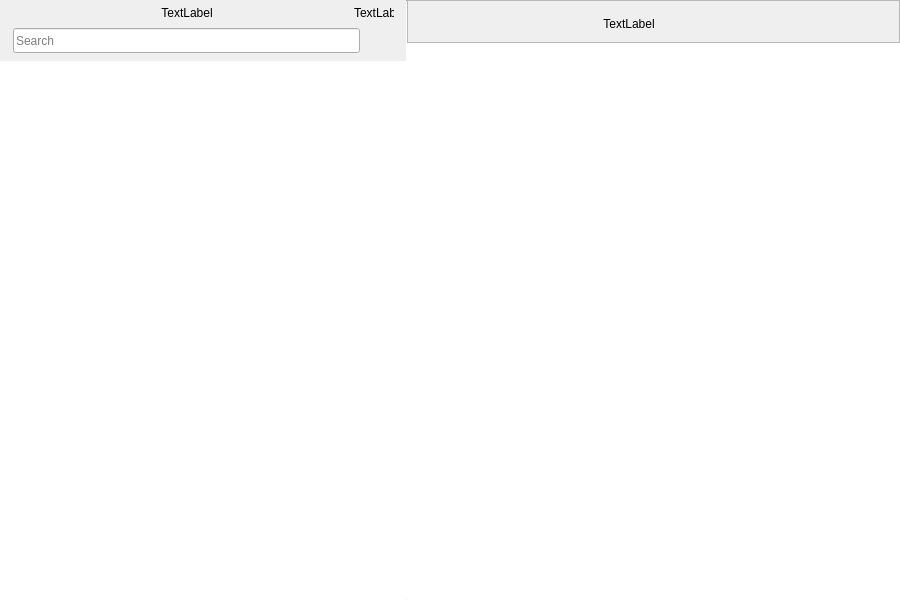
<?xml version="1.0" encoding="UTF-8"?>
<ui version="4.0">
 <class>MainWindow</class>
 <widget class="QMainWindow" name="MainWindow">
  <property name="geometry">
   <rect>
    <x>0</x>
    <y>0</y>
    <width>900</width>
    <height>600</height>
   </rect>
  </property>
  <property name="minimumSize">
   <size>
    <width>185</width>
    <height>0</height>
   </size>
  </property>
  <property name="windowTitle">
   <string>MainWindow</string>
  </property>
  <widget class="QWidget" name="centralWidget">
   <layout class="QGridLayout" name="gridLayout_2">
    <property name="leftMargin">
     <number>0</number>
    </property>
    <property name="topMargin">
     <number>0</number>
    </property>
    <property name="rightMargin">
     <number>0</number>
    </property>
    <property name="bottomMargin">
     <number>0</number>
    </property>
    <property name="spacing">
     <number>0</number>
    </property>
    <item row="0" column="0">
     <widget class="QFrame" name="frame">
      <property name="frameShape">
       <enum>QFrame::NoFrame</enum>
      </property>
      <property name="frameShadow">
       <enum>QFrame::Raised</enum>
      </property>
      <property name="lineWidth">
       <number>1</number>
      </property>
      <layout class="QVBoxLayout" name="verticalLayout">
       <property name="spacing">
        <number>0</number>
       </property>
       <property name="leftMargin">
        <number>0</number>
       </property>
       <property name="topMargin">
        <number>0</number>
       </property>
       <property name="rightMargin">
        <number>0</number>
       </property>
       <property name="bottomMargin">
        <number>0</number>
       </property>
       <item>
        <widget class="QSplitter" name="splitter">
         <property name="orientation">
          <enum>Qt::Horizontal</enum>
         </property>
         <property name="handleWidth">
          <number>0</number>
         </property>
         <widget class="QFrame" name="frameLeft">
          <property name="sizePolicy">
           <sizepolicy hsizetype="Fixed" vsizetype="Preferred">
            <horstretch>0</horstretch>
            <verstretch>0</verstretch>
           </sizepolicy>
          </property>
          <property name="minimumSize">
           <size>
            <width>185</width>
            <height>0</height>
           </size>
          </property>
          <property name="frameShape">
           <enum>QFrame::NoFrame</enum>
          </property>
          <property name="frameShadow">
           <enum>QFrame::Plain</enum>
          </property>
          <layout class="QHBoxLayout" name="horizontalLayout">
           <property name="spacing">
            <number>0</number>
           </property>
           <property name="leftMargin">
            <number>0</number>
           </property>
           <property name="topMargin">
            <number>0</number>
           </property>
           <property name="rightMargin">
            <number>0</number>
           </property>
           <property name="bottomMargin">
            <number>0</number>
           </property>
           <item>
            <layout class="QVBoxLayout" name="verticalLayout_scrollArea">
             <property name="spacing">
              <number>0</number>
             </property>
             <property name="sizeConstraint">
              <enum>QLayout::SetNoConstraint</enum>
             </property>
             <item>
              <widget class="QWidget" name="verticalSpacer_upSearchEdit2" native="true">
               <property name="sizePolicy">
                <sizepolicy hsizetype="Expanding" vsizetype="Maximum">
                 <horstretch>0</horstretch>
                 <verstretch>0</verstretch>
                </sizepolicy>
               </property>
               <layout class="QVBoxLayout" name="verticalLayout_5">
                <property name="spacing">
                 <number>0</number>
                </property>
                <property name="leftMargin">
                 <number>0</number>
                </property>
                <property name="topMargin">
                 <number>0</number>
                </property>
                <property name="rightMargin">
                 <number>0</number>
                </property>
                <property name="bottomMargin">
                 <number>0</number>
                </property>
                <item>
                 <widget class="QWidget" name="verticalSpacer_upSearchEdit" native="true">
                  <property name="minimumSize">
                   <size>
                    <width>0</width>
                    <height>0</height>
                   </size>
                  </property>
                  <property name="maximumSize">
                   <size>
                    <width>16777215</width>
                    <height>0</height>
                   </size>
                  </property>
                  <property name="styleSheet">
                   <string notr="true">QWidget{
    background-color: #ffffff;
}</string>
                  </property>
                 </widget>
                </item>
                <item>
                 <layout class="QHBoxLayout" name="horizontalLayout_3">
                  <item>
                   <spacer name="horizontalSpacer_3">
                    <property name="orientation">
                     <enum>Qt::Horizontal</enum>
                    </property>
                    <property name="sizeType">
                     <enum>QSizePolicy::Minimum</enum>
                    </property>
                    <property name="sizeHint" stdset="0">
                     <size>
                      <width>30</width>
                      <height>20</height>
                     </size>
                    </property>
                   </spacer>
                  </item>
                  <item>
                   <widget class="QLabel" name="listviewLabel1">
                    <property name="sizePolicy">
                     <sizepolicy hsizetype="Expanding" vsizetype="Preferred">
                      <horstretch>0</horstretch>
                      <verstretch>0</verstretch>
                     </sizepolicy>
                    </property>
                    <property name="text">
                     <string>TextLabel</string>
                    </property>
                    <property name="alignment">
                     <set>Qt::AlignCenter</set>
                    </property>
                   </widget>
                  </item>
                  <item>
                   <spacer name="horizontalSpacer_4">
                    <property name="orientation">
                     <enum>Qt::Horizontal</enum>
                    </property>
                    <property name="sizeType">
                     <enum>QSizePolicy::Minimum</enum>
                    </property>
                    <property name="sizeHint" stdset="0">
                     <size>
                      <width>10</width>
                      <height>20</height>
                     </size>
                    </property>
                   </spacer>
                  </item>
                  <item>
                   <widget class="QLabel" name="listviewLabel2">
                    <property name="minimumSize">
                     <size>
                      <width>40</width>
                      <height>25</height>
                     </size>
                    </property>
                    <property name="maximumSize">
                     <size>
                      <width>40</width>
                      <height>25</height>
                     </size>
                    </property>
                    <property name="text">
                     <string>TextLabel</string>
                    </property>
                   </widget>
                  </item>
                  <item>
                   <spacer name="horizontalSpacer_5">
                    <property name="orientation">
                     <enum>Qt::Horizontal</enum>
                    </property>
                    <property name="sizeType">
                     <enum>QSizePolicy::Minimum</enum>
                    </property>
                    <property name="sizeHint" stdset="0">
                     <size>
                      <width>12</width>
                      <height>20</height>
                     </size>
                    </property>
                   </spacer>
                  </item>
                 </layout>
                </item>
                <item>
                 <spacer name="verticalSpacer">
                  <property name="orientation">
                   <enum>Qt::Vertical</enum>
                  </property>
                  <property name="sizeType">
                   <enum>QSizePolicy::Minimum</enum>
                  </property>
                  <property name="sizeHint" stdset="0">
                   <size>
                    <width>20</width>
                    <height>2</height>
                   </size>
                  </property>
                 </spacer>
                </item>
                <item>
                 <layout class="QHBoxLayout" name="horizontalLayout_scrollArea_3">
                  <property name="spacing">
                   <number>0</number>
                  </property>
                  <item>
                   <spacer name="horizontalSpacer_leftSearchEdit">
                    <property name="orientation">
                     <enum>Qt::Horizontal</enum>
                    </property>
                    <property name="sizeType">
                     <enum>QSizePolicy::Minimum</enum>
                    </property>
                    <property name="sizeHint" stdset="0">
                     <size>
                      <width>13</width>
                      <height>20</height>
                     </size>
                    </property>
                   </spacer>
                  </item>
                  <item>
                   <widget class="QLineEdit" name="searchEdit">
                    <property name="sizePolicy">
                     <sizepolicy hsizetype="Preferred" vsizetype="Fixed">
                      <horstretch>0</horstretch>
                      <verstretch>0</verstretch>
                     </sizepolicy>
                    </property>
                    <property name="minimumSize">
                     <size>
                      <width>0</width>
                      <height>25</height>
                     </size>
                    </property>
                    <property name="maximumSize">
                     <size>
                      <width>16777215</width>
                      <height>22</height>
                     </size>
                    </property>
                    <property name="text">
                     <string/>
                    </property>
                    <property name="cursorPosition">
                     <number>0</number>
                    </property>
                    <property name="dragEnabled">
                     <bool>false</bool>
                    </property>
                    <property name="placeholderText">
                     <string>Search</string>
                    </property>
                   </widget>
                  </item>
                  <item>
                   <spacer name="horizontalSpacer_rightSearchEdit">
                    <property name="orientation">
                     <enum>Qt::Horizontal</enum>
                    </property>
                    <property name="sizeType">
                     <enum>QSizePolicy::Minimum</enum>
                    </property>
                    <property name="sizeHint" stdset="0">
                     <size>
                      <width>13</width>
                      <height>20</height>
                     </size>
                    </property>
                   </spacer>
                  </item>
                  <item>
                   <widget class="QPushButton" name="newNoteButton">
                    <property name="minimumSize">
                     <size>
                      <width>33</width>
                      <height>25</height>
                     </size>
                    </property>
                    <property name="maximumSize">
                     <size>
                      <width>33</width>
                      <height>25</height>
                     </size>
                    </property>
                    <property name="cursor">
                     <cursorShape>PointingHandCursor</cursorShape>
                    </property>
                    <property name="focusPolicy">
                     <enum>Qt::NoFocus</enum>
                    </property>
                    <property name="text">
                     <string/>
                    </property>
                    <property name="icon">
                     <iconset resource="images.qrc">
                      <normaloff>:/images/newNote_Regular.png</normaloff>:/images/newNote_Regular.png</iconset>
                    </property>
                    <property name="flat">
                     <bool>true</bool>
                    </property>
                   </widget>
                  </item>
                 </layout>
                </item>
                <item>
                 <spacer name="verticalSpacer_upScrollArea">
                  <property name="orientation">
                   <enum>Qt::Vertical</enum>
                  </property>
                  <property name="sizeHint" stdset="0">
                   <size>
                    <width>20</width>
                    <height>9</height>
                   </size>
                  </property>
                 </spacer>
                </item>
               </layout>
              </widget>
             </item>
             <item>
              <widget class="QListView" name="listView">
               <property name="sizePolicy">
                <sizepolicy hsizetype="Expanding" vsizetype="Minimum">
                 <horstretch>0</horstretch>
                 <verstretch>0</verstretch>
                </sizepolicy>
               </property>
               <property name="baseSize">
                <size>
                 <width>20</width>
                 <height>0</height>
                </size>
               </property>
               <property name="frameShape">
                <enum>QFrame::NoFrame</enum>
               </property>
               <property name="frameShadow">
                <enum>QFrame::Sunken</enum>
               </property>
               <property name="horizontalScrollBarPolicy">
                <enum>Qt::ScrollBarAlwaysOff</enum>
               </property>
               <property name="editTriggers">
                <set>QAbstractItemView::NoEditTriggers</set>
               </property>
               <property name="showDropIndicator" stdset="0">
                <bool>false</bool>
               </property>
              </widget>
             </item>
            </layout>
           </item>
           <item>
            <widget class="Line" name="verticalSplitterLine_middle">
             <property name="minimumSize">
              <size>
               <width>1</width>
               <height>0</height>
              </size>
             </property>
             <property name="maximumSize">
              <size>
               <width>1</width>
               <height>16777215</height>
              </size>
             </property>
             <property name="sizeIncrement">
              <size>
               <width>0</width>
               <height>0</height>
              </size>
             </property>
             <property name="baseSize">
              <size>
               <width>0</width>
               <height>0</height>
              </size>
             </property>
             <property name="orientation">
              <enum>Qt::Vertical</enum>
             </property>
            </widget>
           </item>
          </layout>
         </widget>
         <widget class="QFrame" name="frameRight">
          <property name="enabled">
           <bool>true</bool>
          </property>
          <property name="sizePolicy">
           <sizepolicy hsizetype="Expanding" vsizetype="Expanding">
            <horstretch>0</horstretch>
            <verstretch>0</verstretch>
           </sizepolicy>
          </property>
          <property name="frameShape">
           <enum>QFrame::NoFrame</enum>
          </property>
          <property name="frameShadow">
           <enum>QFrame::Plain</enum>
          </property>
          <layout class="QVBoxLayout" name="verticalLayout_4">
           <property name="spacing">
            <number>0</number>
           </property>
           <property name="leftMargin">
            <number>0</number>
           </property>
           <property name="topMargin">
            <number>0</number>
           </property>
           <property name="rightMargin">
            <number>0</number>
           </property>
           <property name="bottomMargin">
            <number>0</number>
           </property>
           <item>
            <widget class="QFrame" name="frameRightTop">
             <property name="frameShape">
              <enum>QFrame::StyledPanel</enum>
             </property>
             <property name="frameShadow">
              <enum>QFrame::Raised</enum>
             </property>
             <layout class="QVBoxLayout" name="verticalLayout_3">
              <property name="spacing">
               <number>0</number>
              </property>
              <property name="leftMargin">
               <number>0</number>
              </property>
              <property name="topMargin">
               <number>0</number>
              </property>
              <property name="rightMargin">
               <number>0</number>
              </property>
              <property name="bottomMargin">
               <number>0</number>
              </property>
              <item>
               <spacer name="verticalSpacer_upEditorDateLabel">
                <property name="orientation">
                 <enum>Qt::Vertical</enum>
                </property>
                <property name="sizeType">
                 <enum>QSizePolicy::Fixed</enum>
                </property>
                <property name="sizeHint" stdset="0">
                 <size>
                  <width>0</width>
                  <height>10</height>
                 </size>
                </property>
               </spacer>
              </item>
              <item>
               <layout class="QHBoxLayout" name="horizontalLayout_textEdit">
                <property name="spacing">
                 <number>0</number>
                </property>
                <item>
                 <spacer name="horizontalSpacer">
                  <property name="orientation">
                   <enum>Qt::Horizontal</enum>
                  </property>
                  <property name="sizeType">
                   <enum>QSizePolicy::Minimum</enum>
                  </property>
                  <property name="sizeHint" stdset="0">
                   <size>
                    <width>24</width>
                    <height>25</height>
                   </size>
                  </property>
                 </spacer>
                </item>
                <item>
                 <widget class="QPushButton" name="styleEditorButton">
                  <property name="minimumSize">
                   <size>
                    <width>33</width>
                    <height>25</height>
                   </size>
                  </property>
                  <property name="cursor">
                   <cursorShape>PointingHandCursor</cursorShape>
                  </property>
                  <property name="text">
                   <string/>
                  </property>
                  <property name="flat">
                   <bool>true</bool>
                  </property>
                 </widget>
                </item>
                <item>
                 <spacer name="horizontalSpacer_rightNewNoteButton">
                  <property name="orientation">
                   <enum>Qt::Horizontal</enum>
                  </property>
                  <property name="sizeHint" stdset="0">
                   <size>
                    <width>40</width>
                    <height>20</height>
                   </size>
                  </property>
                 </spacer>
                </item>
                <item>
                 <widget class="QLabel" name="editorDateLabel">
                  <property name="sizePolicy">
                   <sizepolicy hsizetype="Fixed" vsizetype="Preferred">
                    <horstretch>0</horstretch>
                    <verstretch>0</verstretch>
                   </sizepolicy>
                  </property>
                  <property name="text">
                   <string>TextLabel</string>
                  </property>
                  <property name="alignment">
                   <set>Qt::AlignCenter</set>
                  </property>
                 </widget>
                </item>
                <item>
                 <spacer name="horizontalSpacer_leftTrashButton">
                  <property name="orientation">
                   <enum>Qt::Horizontal</enum>
                  </property>
                  <property name="sizeHint" stdset="0">
                   <size>
                    <width>40</width>
                    <height>25</height>
                   </size>
                  </property>
                 </spacer>
                </item>
                <item>
                 <widget class="QPushButton" name="trashButton">
                  <property name="minimumSize">
                   <size>
                    <width>33</width>
                    <height>25</height>
                   </size>
                  </property>
                  <property name="maximumSize">
                   <size>
                    <width>33</width>
                    <height>25</height>
                   </size>
                  </property>
                  <property name="cursor">
                   <cursorShape>PointingHandCursor</cursorShape>
                  </property>
                  <property name="text">
                   <string/>
                  </property>
                  <property name="icon">
                   <iconset resource="images.qrc">
                    <normaloff>:/images/trashCan_Regular.png</normaloff>:/images/trashCan_Regular.png</iconset>
                  </property>
                  <property name="flat">
                   <bool>true</bool>
                  </property>
                 </widget>
                </item>
                <item>
                 <spacer name="horizontalSpacer_2">
                  <property name="orientation">
                   <enum>Qt::Horizontal</enum>
                  </property>
                  <property name="sizeType">
                   <enum>QSizePolicy::Minimum</enum>
                  </property>
                  <property name="sizeHint" stdset="0">
                   <size>
                    <width>24</width>
                    <height>20</height>
                   </size>
                  </property>
                 </spacer>
                </item>
                <item>
                 <widget class="QPushButton" name="dotsButton">
                  <property name="minimumSize">
                   <size>
                    <width>33</width>
                    <height>25</height>
                   </size>
                  </property>
                  <property name="maximumSize">
                   <size>
                    <width>33</width>
                    <height>25</height>
                   </size>
                  </property>
                  <property name="cursor">
                   <cursorShape>PointingHandCursor</cursorShape>
                  </property>
                  <property name="focusPolicy">
                   <enum>Qt::NoFocus</enum>
                  </property>
                  <property name="text">
                   <string/>
                  </property>
                  <property name="icon">
                   <iconset>
                    <normalon>:/images/3dots_Regular.png</normalon>
                   </iconset>
                  </property>
                  <property name="flat">
                   <bool>true</bool>
                  </property>
                 </widget>
                </item>
                <item>
                 <spacer name="horizontalSpacer_rightTrashButton">
                  <property name="orientation">
                   <enum>Qt::Horizontal</enum>
                  </property>
                  <property name="sizeType">
                   <enum>QSizePolicy::Minimum</enum>
                  </property>
                  <property name="sizeHint" stdset="0">
                   <size>
                    <width>24</width>
                    <height>25</height>
                   </size>
                  </property>
                 </spacer>
                </item>
               </layout>
              </item>
              <item>
               <spacer name="verticalSpacer_upTextEdit">
                <property name="orientation">
                 <enum>Qt::Vertical</enum>
                </property>
                <property name="sizeType">
                 <enum>QSizePolicy::Minimum</enum>
                </property>
                <property name="sizeHint" stdset="0">
                 <size>
                  <width>20</width>
                  <height>6</height>
                 </size>
                </property>
               </spacer>
              </item>
             </layout>
            </widget>
           </item>
           <item>
            <widget class="CustomDocument" name="textEdit">
             <property name="sizePolicy">
              <sizepolicy hsizetype="Preferred" vsizetype="Expanding">
               <horstretch>0</horstretch>
               <verstretch>0</verstretch>
              </sizepolicy>
             </property>
             <property name="frameShape">
              <enum>QFrame::NoFrame</enum>
             </property>
             <property name="horizontalScrollBarPolicy">
              <enum>Qt::ScrollBarAlwaysOff</enum>
             </property>
            </widget>
           </item>
          </layout>
         </widget>
        </widget>
       </item>
      </layout>
     </widget>
    </item>
   </layout>
  </widget>
 </widget>
 <customwidgets>
  <customwidget>
   <class>CustomDocument</class>
   <extends>QTextEdit</extends>
   <header location="global">customDocument.h</header>
  </customwidget>
 </customwidgets>
 <resources>
  <include location="images.qrc"/>
 </resources>
 <connections/>
</ui>
